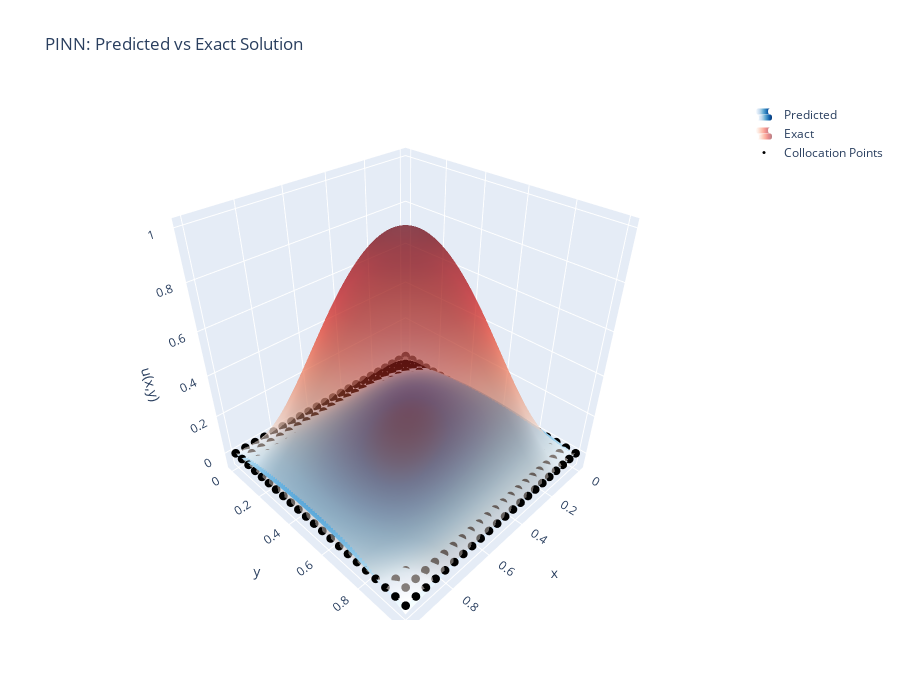

Write notebook code for a chart like this one.
### Code cell
import plotly.graph_objects as go
import numpy as np

# Reshape data (assuming square grid)
N = int(np.sqrt(x_test.shape[0]))
X = x_test[:, 0].reshape(N, N)
Y = x_test[:, 1].reshape(N, N)
y_pred = y_pred.reshape(N, N)
y_test = y_test.reshape(N, N)
x_train = np.vstack([x_train_i,x_train_b])

fig = go.Figure()

# Predicted surface
fig.add_trace(go.Surface(z=y_pred, x=X, y=Y, colorscale='Blues', name='Predicted',showlegend=True,showscale=False))

# Exact surface overlay
fig.add_trace(go.Surface(z=y_test, x=X, y=Y, colorscale='Reds', opacity=0.5, name='Exact',showlegend=True,showscale=False))

# Collocation points
# x_col = x_train.detach().cpu().numpy()
fig.add_trace(go.Scatter3d(
    x=x_train[:, 0], y=x_train[:, 1], z=np.zeros_like(x_train[:, 0]),
    mode='markers', marker=dict(size=3, color='black'),
    name='Collocation Points',
    showlegend=True
))

fig.update_layout(
    title="PINN: Predicted vs Exact Solution",
    scene=dict(xaxis_title='x', yaxis_title='y', zaxis_title='u(x,y)'),
    width=900, height=700
)
fig.show()

### Figure 1 — Plotly figure (JSON) as saved in the notebook; plotly's stock layout.template omitted (floating-point values rounded to 4 significant figures; data arrays with more than 128 entries replaced by an {"elided": "..."} marker saying what was removed)
{"data": [{"colorscale": [[0, "rgb(247,251,255)"], [0.125, "rgb(222,235,247)"], [0.25, "rgb(198,219,239)"], [0.375, "rgb(158,202,225)"], [0.5, "rgb(107,174,214)"], [0.625, "rgb(66,146,198)"], [0.75, "rgb(33,113,181)"], [0.875, "rgb(8,81,156)"], [1, "rgb(8,48,107)"]], "name": "Predicted", "showlegend": true, "showscale": false, "type": "surface", "x": {"elided": "100x100 float values"}, "y": {"elided": "100x100 float values"}, "z": {"elided": "100x100 float values"}}, {"colorscale": [[0, "rgb(255,245,240)"], [0.125, "rgb(254,224,210)"], [0.25, "rgb(252,187,161)"], [0.375, "rgb(252,146,114)"], [0.5, "rgb(251,106,74)"], [0.625, "rgb(239,59,44)"], [0.75, "rgb(203,24,29)"], [0.875, "rgb(165,15,21)"], [1, "rgb(103,0,13)"]], "name": "Exact", "opacity": 0.5, "showlegend": true, "showscale": false, "type": "surface", "x": {"elided": "100x100 float values"}, "y": {"elided": "100x100 float values"}, "z": {"elided": "100x100 float values"}}, {"marker": {"color": "black", "size": 3}, "mode": "markers", "name": "Collocation Points", "showlegend": true, "type": "scatter3d", "x": {"elided": "484 float values"}, "y": {"elided": "484 float values"}, "z": {"elided": "484 float values"}}], "layout": {"height": 700, "scene": {"xaxis": {"title": {"text": "x"}}, "yaxis": {"title": {"text": "y"}}, "zaxis": {"title": {"text": "u(x,y)"}}}, "title": {"text": "PINN: Predicted vs Exact Solution"}, "width": 900}}
